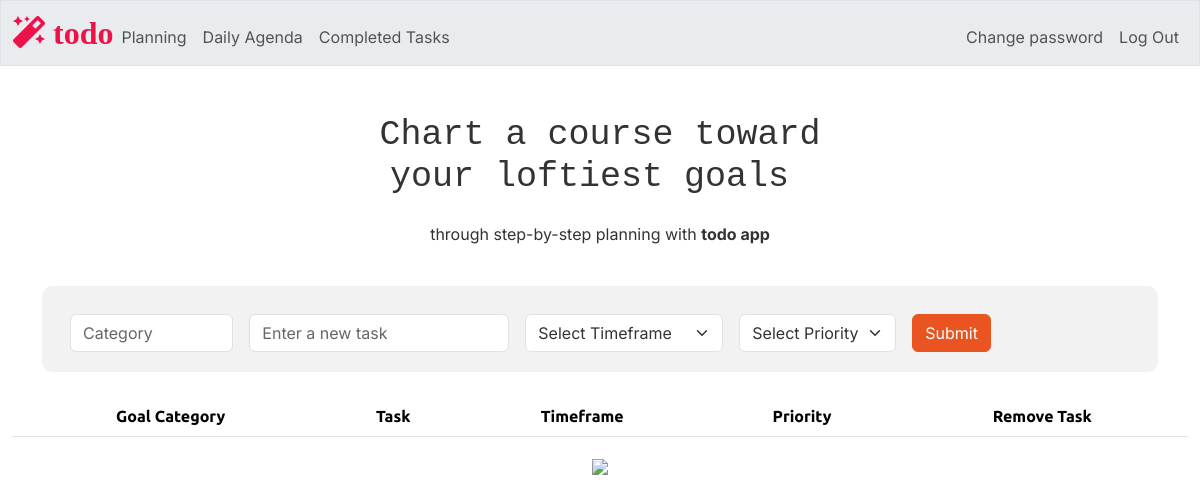
Before: / (signed in) with the older database file.
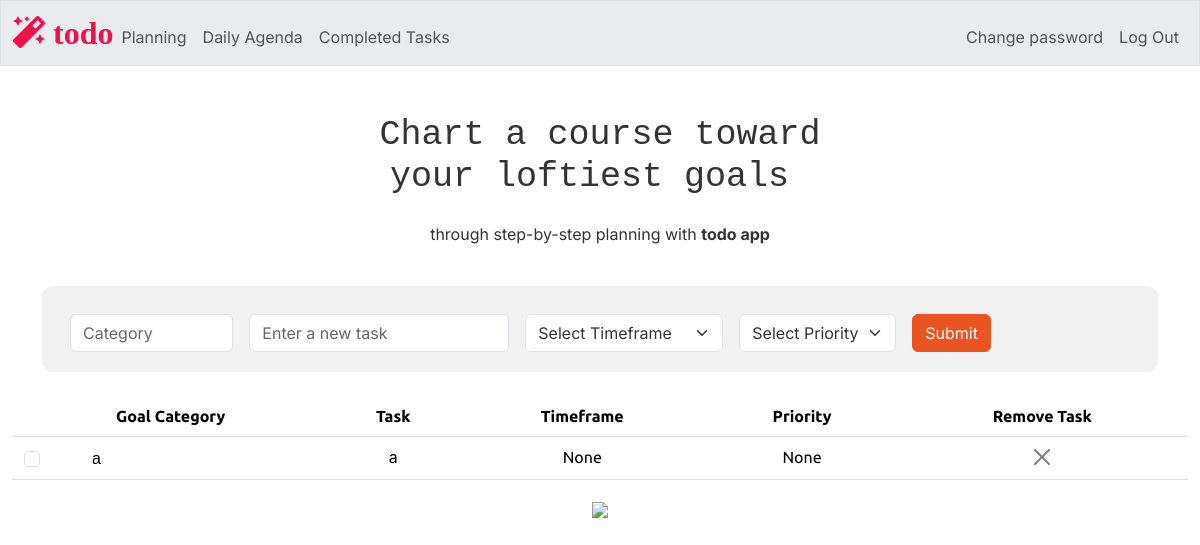
After: the same page with the newer database file.
### tables this page shows
CREATE TABLE tasks (
    id INTEGER PRIMARY KEY AUTOINCREMENT NOT NULL,
    users_id INTEGER NOT NULL,
    category TEXT NOT NULL,
    task TEXT NOT NULL,
    timeframe TEXT,
    priority TEXT,
    completion INTEGER DEFAULT 0, -- Default to 0 (false) for not completed
    FOREIGN KEY (users_id) REFERENCES users(id)
);

### app.py (the view)
@app.route("/", methods=["GET", "POST"])
@login_required
def index():
    users_id = session["user_id"]
    tasks = db.execute("SELECT * FROM tasks WHERE users_id =? AND completion = 0", users_id)
    welcome_message_h1 = "Chart a course toward\n your loftiest goals "
    welcome_message_p = "through step-by-step planning with "
    return render_template("index.html", tasks=tasks, welcome_message_h1 = welcome_message_h1, welcome_message_p = welcome_message_p)

### app.py (called while the page is built)
@app.after_request
def after_request(response):
    response.headers["Cache-Control"] = "no-cache, no-store, must-revalidate"
    response.headers["Expires"] = 0
    response.headers["Pragma"] = "no-cache"
    return response

### helpers.py (called while the page is built)
def login_required(f):
    @wraps(f)
    def decorated_function(*args, **kwargs):
        if session.get("user_id") is None:
            return redirect("/login")
        return f(*args, **kwargs)
    return decorated_function

### templates/index.html (shortened to what this page needs)
{% extends "layout.html" %}
{% block main %}
    <table class="table">
        <thead>
            <tr>
                <th> Goal Category</th>
                <th> Task </th>
                <th> Timeframe </th>
                <th> Priority </th>
                <th> Remove Task </th>
            </tr>
        </thead>
        <tbody>
            {% for task in tasks %}
                <tr id="todo_row_{{ task.id }}" >
                    <td class="align-middle">
                        <div class="d-flex align-items-center " >
                            <div class=" col-auto d-flex justify-content-center align-items-center form-check" >
                                <input class="form-check-input completion-checkbox"
                                        type="checkbox"
                                        id="completion_{{ task.id }}"
                                        name="task_completion"
                                        data-task-id="{{ task.id }}"
                                        data-completion="{{ task.completion}}"
                                        onchange="updateTaskStatus(this)">
                            </div>
                            <label class="form-check-label ms-5" for="completion_{{ task.id }}">
                                {{ task.category }}
                            </label>
                        </div>
                    </td>
                    <td>{{ task.task }}</td>
                    <td>{{ task.timeframe }}</td>
                    <td>{{ task.priority }}</td>
                    <td>
                        <button class="btn-close" data-bs-toggle="modal" data-bs-target="#deleteConfirmationModal_{{ task.id }}"></button>
                    </td>
                </tr>
            {% endfor %}
        </tbody>
    </table>
    <img src="/static/planning2.png" class="wide-image">
{% endblock %}

### templates/layout.html (shortened to what this page needs)
<!DOCTYPE html>
<html lang="en">
    <head>
        <link href="/static/bootstrap.min.css" rel="stylesheet">
        <link href="/static/styles.css" rel="stylesheet">
        <link rel="stylesheet" href="https://cdnjs.cloudflare.com/ajax/libs/font-awesome/5.15.3/css/all.min.css">
    </head>
    <body>
        <nav class="bg-light border navbar navbar-expand-md navbar-light">
            <div class="container-fluid">
                <a class="site-logo" href="/"><span>
                    <i class="fas fa-magic" style="color: #ed1249;"> todo</i></span></a>
                <div class="collapse navbar-collapse" id="navbar">
                    {% if session["user_id"] %}
                        <ul class="navbar-nav me-auto mt-2">
                            <li class="nav-item"><a class="nav-link" href="/">Planning</a></li>
                            <li class="nav-item"><a class="nav-link" href="/goals">Daily Agenda</a></li>
                            <li class="nav-item"><a class="nav-link" href="/completed">Completed Tasks</a></li>
                        </ul>
                        <ul class="navbar-nav ms-auto mt-2">
                            <li class="nav-item"><a class="nav-link" href="/password_change">Change password</a></li>
                            <li class="nav-item"><a class="nav-link" href="/logout">Log Out</a></li>
                        </ul>
                    {% else %}
                        <ul class="navbar-nav ms-auto mt-2">
                            <li class="nav-item"><a class="nav-link" href="/register">Register</a></li>
                            <li class="nav-item"><a class="nav-link" href="/login">Log In</a></li>
                        </ul>
                    {% endif %}
                </div>
            </div>
        </nav>
        <div class="container-fluid text-center mt-5">
            <h1 class="mb-4"><pre>{{ welcome_message_h1}} </pre>
            </h1>
            <p>{{ welcome_message_p }} <b>todo app</b></p>
        </div>
        <div class="container mt-5">
            <form method="POST" action="/add_task" class="row gx-3 gy-2 align-items-center mx-auto text-center"  style="background-color: #f2f2f2; padding: 20px; border-radius: 10px;">
                <div class="col-sm-2">
                    <input type="text" class="form-control" id="category" name="category" placeholder="Category" autocomplete="off" required>
                </div>
                <div class="col-auto">
                    <input type="text" class="form-control" id="task" name="task" placeholder="Enter a new task" autocomplete="off" required>
                </div>
                <div class="col-auto">
                    <select class="form-select" id="timeframe" name="timeframe" required>
                        <option selected disabled>Select Timeframe</option>
                    </select>
                </div>
                <div class="col-auto">
                    <select class="form-select" id="priority" name="priority" required>
                        <option selected disabled>Select Priority</option>
                    </select>
                </div>
                <div class="col-auto">
                <button type="submit" class="btn btn-primary">Submit</button>
                </div>
            </form>
        </div>
        <main class="container-fluid py-4 text-center">
            {% block main %}{% endblock %}
        </main>
    </body>
</html>

### static/styles.css (style rules this page uses)
nav .site-logo { font-size: xx-large; text-decoration: none; }
p, span, div, h1, button { font-family: 'Inter', sans-serif; }
body { background-color: # f6f5f4; }

Changed rows visible on the page:
added tasks: category "а", task "а", timeframe "None", priority "None"
